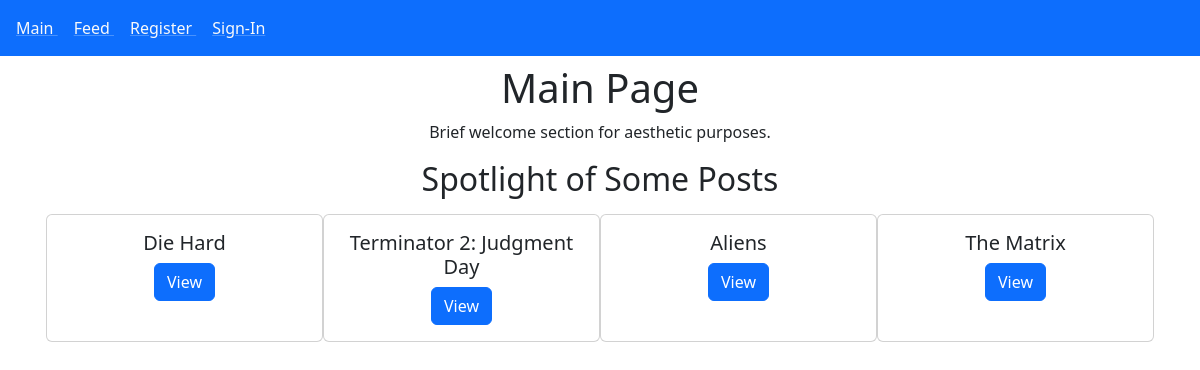
The app's page /timeline.php with its own data.
### tables this page shows
CREATE TABLE `posts` (
  `post_id` bigint(20) UNSIGNED NOT NULL,
  `user_id` int(11) NOT NULL,
  `title` text NOT NULL,
  `body` text NOT NULL,
  `updated_at` timestamp NOT NULL DEFAULT current_timestamp()
);

### timeline.php (the view, shortened to what this page needs)
<?php
include 'config.php';
if(isset($_SESSION['username'])&& isset($_SESSION['user_id'])) {
  $user = $_SESSION['username'];
  $uid = $_SESSION['user_id'] ;
}else{
  $user = null;
}
?>
<!DOCTYPE html>
<html lang="en">
<head>
    <link href="https://cdn.jsdelivr.net/npm/bootstrap@5.3.2/dist/css/bootstrap.min.css" rel="stylesheet">
</head>
<body>
<nav class="navbar bg-primary ">
    <div class="col p-2">
      <a href="index.php" class="link-light link-underline-opacity-25 link-underline-opacity-100-hover p-2">
        Main
      </a>
      <a href="timeline.php" class="link-light link-underline-opacity-25 link-underline-opacity-100-hover p-2">
        Feed
      </a>
    <?php
        if($user == '' || $user == null){
            echo'
            <a href="register.html" class="link-light link-underline-opacity-25 link-underline-opacity-100-hover p-2">
                Register
            </a>
            <a href="signin.html" class="link-light link-underline-opacity-25 link-underline-opacity-100-hover p-2">
              Sign-In
            </a>';
        }
    ?>
    </div>
  </nav>
  <div class="container text-center p-2">
      <header>
        <h1>Main Page</h1>
        <p>Brief welcome section for aesthetic purposes.</p>
      </header>
      <h2>Spotlight of Some Posts</h2>
      <div div class="d-flex p-2">
            <?php
                $sql = "SELECT * FROM posts ORDER BY updated_at DESC;";
                $res = $conn->query($sql);
                while($row = $res->fetch_assoc()){
                    echo
                    "<div class='card' style='width: 18rem;'>
                        <div class='card-body'>
                        <h5 class='card-title'>".$row["title"]."</h5>
                        <a href='post.php?post_id=".$row['post_id']."' class='btn btn-primary'>View</a>
                        </div>
                    </div>";
                }
              ?>
      </div>
  </div>
</body>
</body>
</html>

### records on screen
posts: title "Die Hard"
posts: title "Terminator 2: Judgment Day"
posts: title "Aliens"
posts: title "The Matrix"
